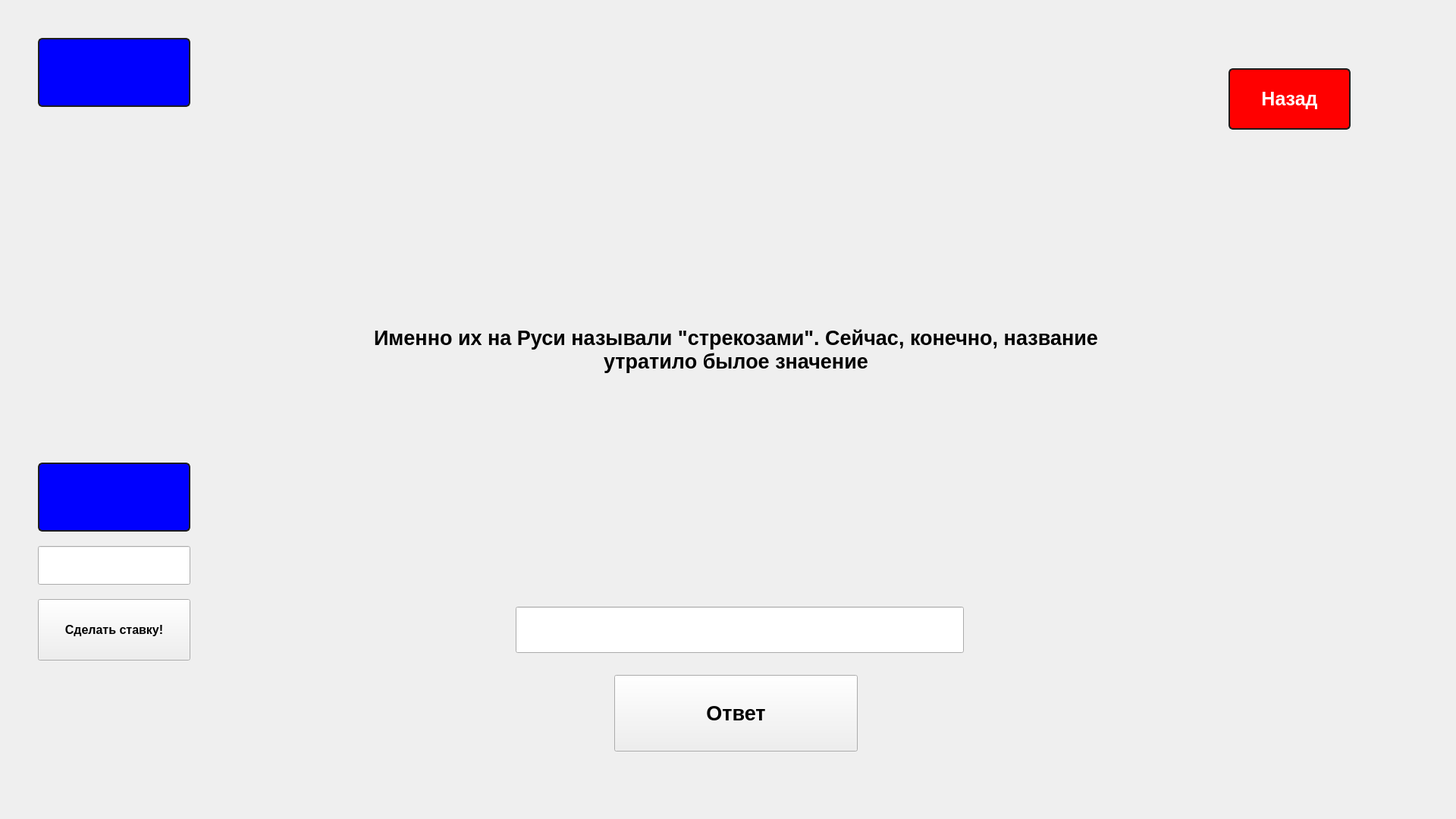
<?xml version="1.0" encoding="UTF-8"?>
<ui version="4.0">
 <class>window311</class>
 <widget class="QDialog" name="window311">
  <property name="geometry">
   <rect>
    <x>0</x>
    <y>0</y>
    <width>1920</width>
    <height>1080</height>
   </rect>
  </property>
  <property name="windowTitle">
   <string>Dialog</string>
  </property>
  <property name="styleSheet">
   <string notr="true"/>
  </property>
  <widget class="QLabel" name="label_score">
   <property name="geometry">
    <rect>
     <x>50</x>
     <y>50</y>
     <width>201</width>
     <height>91</height>
    </rect>
   </property>
   <property name="styleSheet">
    <string notr="true">QLabel
{
font-weight: bold;
    color: yellow;
    background-color: blue;
    border-width: 2px;
    border-color: #1e1e1e;
    border-style: solid;
    border-radius: 6;
    padding: 3px;
    font-size: 40px;
    padding-left: 5px;
    padding-right: 5px;
}

QPushButton:pressed
{
    background-color: QLinearGradient( x1: 0, y1: 0, x2: 0, y2: 1, stop: 0 #2d2d2d, stop: 0.1 #2b2b2b, stop: 0.5 #292929, stop: 0.9 #282828, stop: 1 #252525);
}

QPushButton:hover
{
    border: 2px solid QLinearGradient( x1: 0, y1: 0, x2: 0, y2: 1, stop: 0 #ffa02f, stop: 1 #d7801a);
}

QPushButton:focus {
    border-color: yellow;
   outline: none;
}</string>
   </property>
   <property name="text">
    <string/>
   </property>
  </widget>
  <widget class="QLabel" name="label_2">
   <property name="geometry">
    <rect>
     <x>0</x>
     <y>0</y>
     <width>1920</width>
     <height>1080</height>
    </rect>
   </property>
   <property name="text">
    <string/>
   </property>
  </widget>
  <widget class="QLabel" name="label">
   <property name="geometry">
    <rect>
     <x>440</x>
     <y>270</y>
     <width>1061</width>
     <height>381</height>
    </rect>
   </property>
   <property name="font">
    <font>
     <pointsize>20</pointsize>
     <weight>75</weight>
     <bold>true</bold>
     <underline>false</underline>
     <stylestrategy>PreferDefault</stylestrategy>
    </font>
   </property>
   <property name="mouseTracking">
    <bool>false</bool>
   </property>
   <property name="text">
    <string>Именно их на Руси называли &quot;стрекозами&quot;. Сейчас, конечно, название утратило былое значение</string>
   </property>
   <property name="textFormat">
    <enum>Qt::AutoText</enum>
   </property>
   <property name="scaledContents">
    <bool>false</bool>
   </property>
   <property name="alignment">
    <set>Qt::AlignCenter</set>
   </property>
   <property name="wordWrap">
    <bool>true</bool>
   </property>
  </widget>
  <widget class="QPushButton" name="pushButton_11">
   <property name="geometry">
    <rect>
     <x>1620</x>
     <y>90</y>
     <width>161</width>
     <height>81</height>
    </rect>
   </property>
   <property name="minimumSize">
    <size>
     <width>0</width>
     <height>50</height>
    </size>
   </property>
   <property name="font">
    <font>
     <pointsize>-1</pointsize>
     <weight>75</weight>
     <bold>true</bold>
    </font>
   </property>
   <property name="styleSheet">
    <string notr="true">QPushButton
{
font-weight: bold;
    color: white;
    background-color: Red;
    border-width: 2px;
    border-color: #1e1e1e;
    border-style: solid;
    border-radius: 6;
    padding: 3px;
    font-size: 25px;
    padding-left: 5px;
    padding-right: 5px;
}

QPushButton:pressed
{
    background-color: QLinearGradient( x1: 0, y1: 0, x2: 0, y2: 1, stop: 0 #2d2d2d, stop: 0.1 #2b2b2b, stop: 0.5 #292929, stop: 0.9 #282828, stop: 1 #252525);
}

QPushButton:hover
{
    border: 2px solid QLinearGradient( x1: 0, y1: 0, x2: 0, y2: 1, stop: 0 #ffa02f, stop: 1 #d7801a);
}

QPushButton:focus {
    border-color: yellow;
   outline: none;
}
</string>
   </property>
   <property name="text">
    <string>Назад</string>
   </property>
  </widget>
  <widget class="QPushButton" name="pushButton">
   <property name="geometry">
    <rect>
     <x>50</x>
     <y>790</y>
     <width>201</width>
     <height>81</height>
    </rect>
   </property>
   <property name="font">
    <font>
     <pointsize>12</pointsize>
     <weight>75</weight>
     <bold>true</bold>
    </font>
   </property>
   <property name="text">
    <string>Сделать ставку!</string>
   </property>
  </widget>
  <widget class="QLineEdit" name="lineEdit">
   <property name="geometry">
    <rect>
     <x>50</x>
     <y>720</y>
     <width>201</width>
     <height>51</height>
    </rect>
   </property>
   <property name="font">
    <font>
     <pointsize>16</pointsize>
     <weight>75</weight>
     <bold>true</bold>
    </font>
   </property>
  </widget>
  <widget class="QLabel" name="label_3">
   <property name="geometry">
    <rect>
     <x>50</x>
     <y>460</y>
     <width>201</width>
     <height>131</height>
    </rect>
   </property>
   <property name="font">
    <font>
     <pointsize>14</pointsize>
     <weight>75</weight>
     <bold>true</bold>
    </font>
   </property>
   <property name="text">
    <string/>
   </property>
   <property name="alignment">
    <set>Qt::AlignCenter</set>
   </property>
  </widget>
  <widget class="QPushButton" name="pushButton_2">
   <property name="geometry">
    <rect>
     <x>810</x>
     <y>890</y>
     <width>321</width>
     <height>101</height>
    </rect>
   </property>
   <property name="font">
    <font>
     <pointsize>20</pointsize>
     <weight>75</weight>
     <bold>true</bold>
    </font>
   </property>
   <property name="text">
    <string>Ответ</string>
   </property>
  </widget>
  <widget class="QLabel" name="label_4">
   <property name="geometry">
    <rect>
     <x>560</x>
     <y>250</y>
     <width>831</width>
     <height>521</height>
    </rect>
   </property>
   <property name="font">
    <font>
     <pointsize>20</pointsize>
     <weight>75</weight>
     <bold>true</bold>
    </font>
   </property>
   <property name="text">
    <string/>
   </property>
   <property name="alignment">
    <set>Qt::AlignCenter</set>
   </property>
  </widget>
  <widget class="QLineEdit" name="lineEdit_2">
   <property name="geometry">
    <rect>
     <x>680</x>
     <y>800</y>
     <width>591</width>
     <height>61</height>
    </rect>
   </property>
   <property name="font">
    <font>
     <pointsize>18</pointsize>
     <weight>75</weight>
     <bold>true</bold>
    </font>
   </property>
  </widget>
  <widget class="QLabel" name="label_score_2">
   <property name="geometry">
    <rect>
     <x>50</x>
     <y>610</y>
     <width>201</width>
     <height>91</height>
    </rect>
   </property>
   <property name="styleSheet">
    <string notr="true">QLabel
{
font-weight: bold;
    color: yellow;
    background-color: blue;
    border-width: 2px;
    border-color: #1e1e1e;
    border-style: solid;
    border-radius: 6;
    padding: 3px;
    font-size: 40px;
    padding-left: 5px;
    padding-right: 5px;
}

QPushButton:pressed
{
    background-color: QLinearGradient( x1: 0, y1: 0, x2: 0, y2: 1, stop: 0 #2d2d2d, stop: 0.1 #2b2b2b, stop: 0.5 #292929, stop: 0.9 #282828, stop: 1 #252525);
}

QPushButton:hover
{
    border: 2px solid QLinearGradient( x1: 0, y1: 0, x2: 0, y2: 1, stop: 0 #ffa02f, stop: 1 #d7801a);
}

QPushButton:focus {
    border-color: yellow;
   outline: none;
}</string>
   </property>
   <property name="text">
    <string/>
   </property>
  </widget>
  <zorder>label_2</zorder>
  <zorder>label_score</zorder>
  <zorder>label</zorder>
  <zorder>pushButton_11</zorder>
  <zorder>pushButton</zorder>
  <zorder>lineEdit</zorder>
  <zorder>label_3</zorder>
  <zorder>pushButton_2</zorder>
  <zorder>label_4</zorder>
  <zorder>lineEdit_2</zorder>
  <zorder>label_score_2</zorder>
 </widget>
 <resources/>
 <connections/>
</ui>
